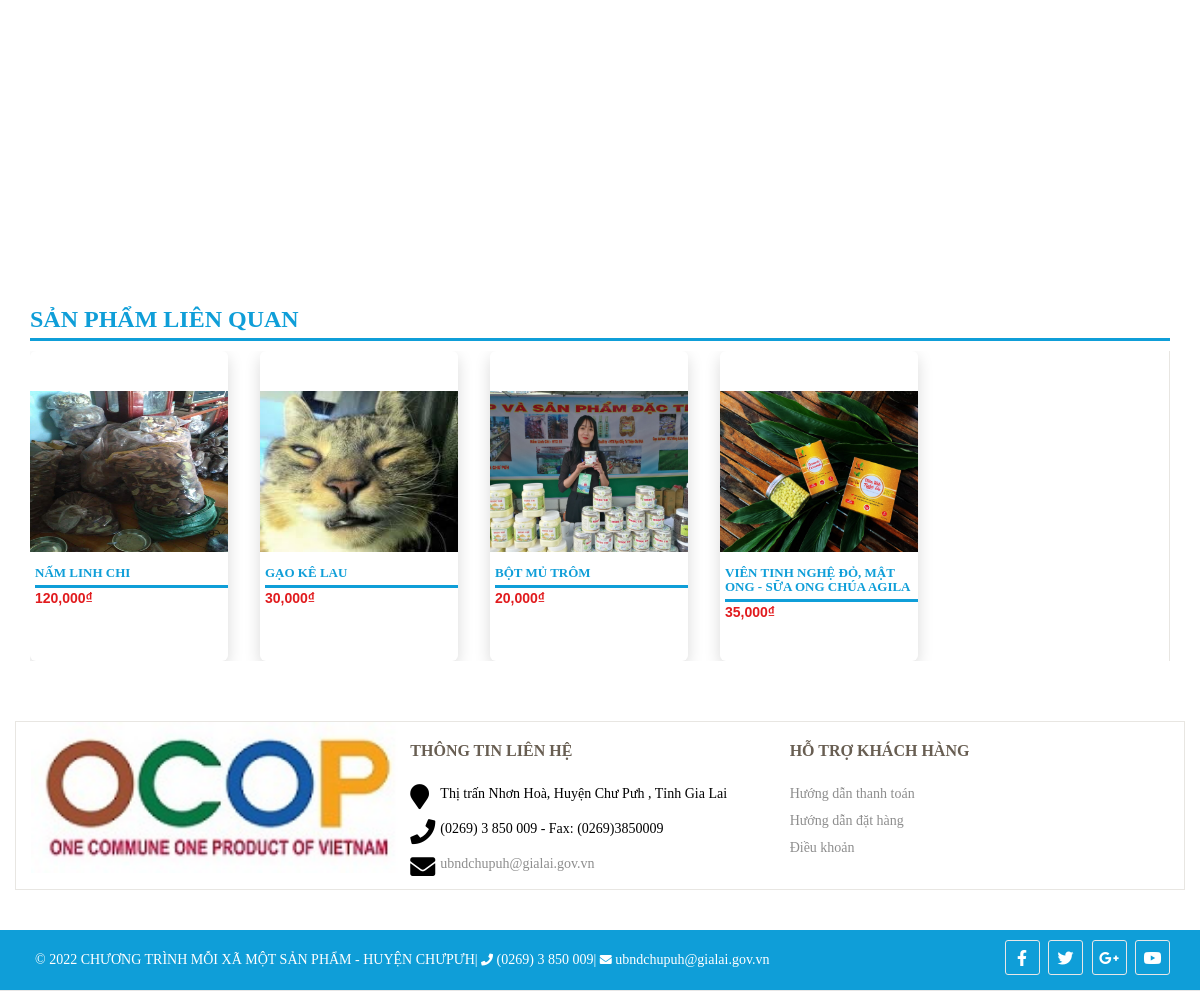
Before: /sua-chua-ba-vi (lower part) with the older database file.
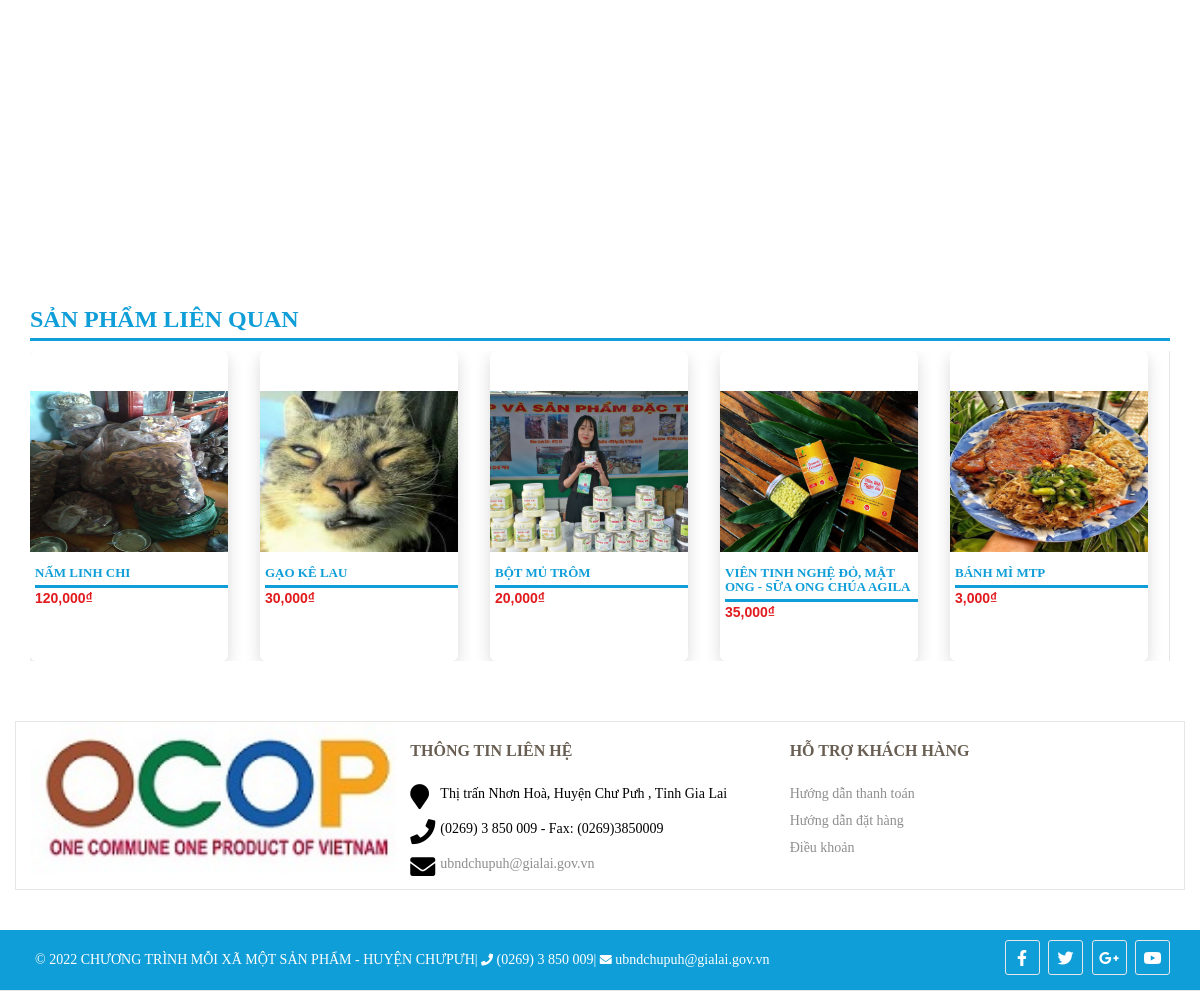
After: the same page with the newer database file.
### tables this page shows
CREATE TABLE `db_product` (
  `id` int(11) NOT NULL,
  `catid` int(11) NOT NULL,
  `name` varchar(255) NOT NULL,
  `alias` varchar(255) NOT NULL,
  `avatar` varchar(255) NOT NULL,
  `img` varchar(255) NOT NULL,
  `sortDesc` text NOT NULL,
  `detail` text NOT NULL,
  `producer` int(11) NOT NULL,
  `number` int(11) NOT NULL,
  `number_buy` int(11) NOT NULL,
  `sale` int(3) DEFAULT NULL,
  `price` int(11) NOT NULL,
  `price_sale` int(11) NOT NULL,
  `created` datetime NOT NULL,
  `created_by` varchar(100) NOT NULL DEFAULT 'HDL',
  `modified` datetime NOT NULL,
  `modified_by` varchar(100) NOT NULL DEFAULT 'HDL',
  `trash` int(1) NOT NULL DEFAULT 1,
  `status` int(1) NOT NULL DEFAULT 1,
  `userId` int(11) DEFAULT NULL,
  `img2` varchar(255) DEFAULT NULL,
  `img3` varchar(255) DEFAULT NULL,
  `img4` varchar(255) DEFAULT NULL,
  `is_hot` int(11) NOT NULL DEFAULT 0
);

### application/controllers/Sanpham.php (called while the page is built, shortened)
<?php
class Sanpham extends CI_Controller {
    function __construct() {
        $this->load->model('frontend/Mproduct');
		$this->load->model('frontend/Mproducer');
        $this->load->model('frontend/Mcategory');
		$this->load->model('frontend/Mevaluate');
		$this->load->model('backend/Muser');
        $this->data['com']='sanpham';
        $this->load->library('session');
        $this->load->library('phantrang');
    }
    public function detail($link){
        $row = $this->Mproduct->product_detail($link);
        $this->data['row']=$row;
		$star1 = 0;
		$total1 = 0;
		$star2 = 0;
		$total2 = 0;
		$star3 = 0;
		$total3 = 0;
		$star4 = 0;
		$total4 = 0;
		$star5 = 0;
		$total5 = 0;
		$sum = ($total1 + $total2 + $total3 + $total4 + $total5);
		if($sum >0){
			$AverageRating = (((1*$total1)+(2*$total2)+(3*$total3)+(4*$total4)+(5*$total5))/ $sum);
		}else{
			$AverageRating = 4;
		}
		$this->data['title']='OCOP CHƯPƯH - '.$row['name'];
		$this->data['view']='detail';
		$this->data['star1']=$star1;
		$this->data['star2']=$star2;
		$this->data['star3']=$star3;
		$this->data['star4']=$star4;
		$this->data['star5']=$star5;
		$this->data['total1']=$total1;
		$this->data['total2']=$total2;
		$this->data['total3']=$total3;
		$this->data['total4']=$total4;
		$this->data['total5']=$total5;
		$this->data['avg']=$AverageRating;
        $this->load->view('frontend/layout',$this->data);
    }
}

### index.php (called while the page is built, shortened)
<?php
require_once BASEPATH.'core/CodeIgniter.php';

### application/models/frontend/Mproduct.php (called while the page is built, shortened)
<?php
class Mproduct extends CI_Model {
    public function __construct()
    {
        $this->table = $this->db->dbprefix('product');
    }
    public function product_detail($link)
    {
        $this->db->where('trash', 1);
        $this->db->where('alias', $link);
        $this->db->limit(1);
        $query = $this->db->get($this->table);
        return $query->row_array();
    }
    public function product_cungloai($catid, $id, $limit)
    {
        $this->db->where('catid', $catid);
        $this->db->where('id !=', $id);
        $this->db->where('status', 1);
        $this->db->where('trash', 1);
        $this->db->limit($limit);
        $query = $this->db->get($this->table);
        return $query->result_array();
    }
}

### application/models/frontend/Mcategory.php (called while the page is built, shortened)
<?php
class Mcategory extends CI_Model {
    public function __construct()
    {
        $this->table = $this->db->dbprefix('category');
    }
    public function category_name($id)
    {
        $this->db->where('id', $id);
        $this->db->where('status', 1);
        $this->db->where('trash', 1);
        $this->db->limit(1);
        $query = $this->db->get($this->table);
        $row=$query->row_array();
        return $row['name'];
    }
    public function category_link($id)
    {
        $this->db->where('id', $id);
        $this->db->where('status', 1);
        $this->db->where('trash', 1);
        $this->db->limit(1);
        $query = $this->db->get($this->table);
        $row=$query->row_array();
        return $row['link'];
    }
    public function category_menu($parentid)
    {
        $this->db->where('parentid', $parentid);
        $this->db->where('status', 1);
        $this->db->where('trash', 1);
        $this->db->order_by('orders asc, updated_at desc');
        $query = $this->db->get($this->table);
        return $query->result_array();
    }
}

### application/views/frontend/components/sanpham/detail.php (the view, shortened to what the changed rows need)
<section id="product-detail">
	<div class="container">
				<?php if ($row) : ?>
								<p style=" float: left;margin-right: 10px;">Thương hiệu: <?php $name = $this->Mcategory->category_name($row['catid']);
																							echo $name; ?></p>
		<div class="product-comment product-v-desc product">
			<?php
					$list_spcungloai = $this->Mproduct->product_cungloai($row['catid'], $row['id'], 5); ?>
			<?php
					if (count($list_spcungloai) > 0) : ?>
				<div class="product-container">
					<div class="owl-carousel-product-cl owl-carousel owl-theme">
						<?php foreach ($list_spcungloai as $sp) : ?>
							<div class="item">
								<div class="product-lt">
									<div class="lt-product-group-image">
										<a href="<?php echo $sp['alias'] ?>" title="<?php echo $sp['name'] ?>">
											<img class="img-p" src="public/images/products/<?php echo $sp['avatar'] ?>" alt="">
										</a>
									</div>
									<div class="lt-product-group-info">
										<a href="<?php echo $sp['alias'] ?>" title="<?php echo $sp['name'] ?>" style="text-align: left;">
											<h3><?php echo $sp['name'] ?></h3>
										</a>
										<div class="price-box">
											<?php if ($sp['sale'] > 0) : ?>
												<p class="old-price">
													<span class="price"><?php echo (number_format($sp['price'])); ?>₫</span>
												</p>
												<p class="special-price">
													<span class="price"><?php echo (number_format($sp['price_sale'])); ?>₫</span>
												</p>
											<?php else : ?>
												<p class="old-price">
													<span class="price" style="color: #fff"><?php echo (number_format($sp['price'])); ?>₫</span>
												</p>
												<p class="special-price">
													<span class="price"><?php echo (number_format($sp['price'])); ?>₫</span>
												</p>
											<?php endif; ?>
										</div>
									</div>
								</div>
							</div>
						<?php endforeach; ?>
					</div>
				<?php else : ?>
					<h4>Chưa có sản phẩm cùng loại</h4>
				<?php endif; ?>
				</div>
			<?php endif; ?>
		</div>
	</div>
</section>

Changed rows visible on the page:
added db_product: avatar (picture), name "BÁNH MÌ MTP", price "3,000"
